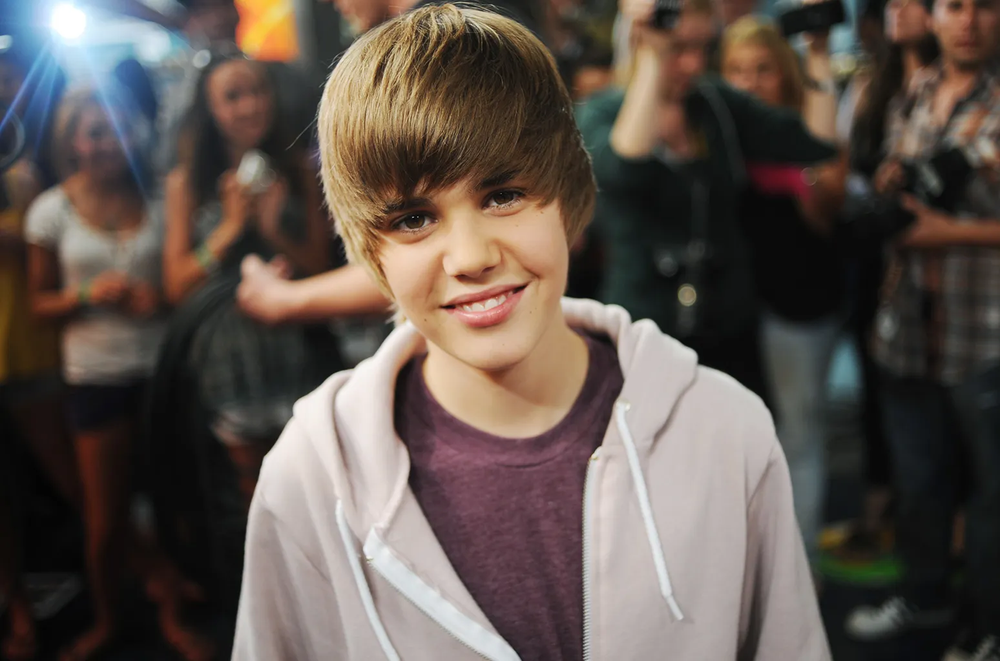
#> input picture justin bieber.png, 1000 x 661 px, shrunk from 1548 x 1024 before the run
$ python atv5.py
#> lines starting #> are read from the running program, lines starting #| are printed output that depends on the picture
import cv2

# Carregar imagem
img = cv2.imread("justin bieber.png")
#> img is the input picture: shape (661, 1000, 3); mean B, G, R 77.7, 84.4, 95.4

# Verificar se a imagem foi carregada corretamente
if img is None:
    print("Erro ao carregar a imagem.")
else:
    # Criar o negativo da imagem
    negativo = 255 - img
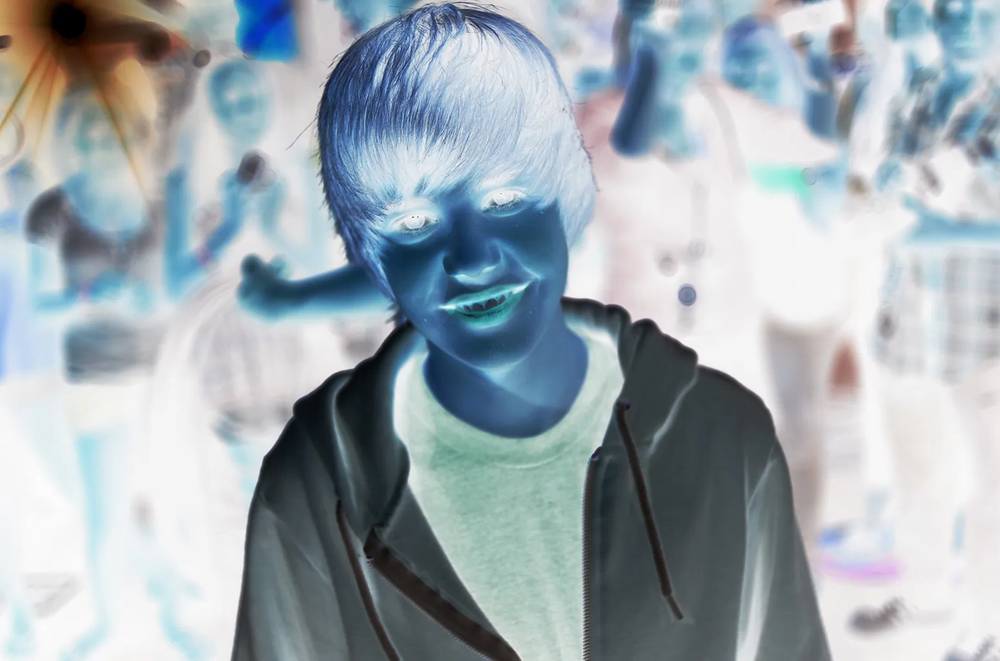
#> negativo: shape (661, 1000, 3); mean B, G, R 177.3, 170.6, 159.6

    # Exibir as imagens
    cv2.imshow("Original", img)
    cv2.imshow("Negativo", negativo)

    # Esperar até pressionar uma tecla
    cv2.waitKey(0)
    cv2.destroyAllWindows()
